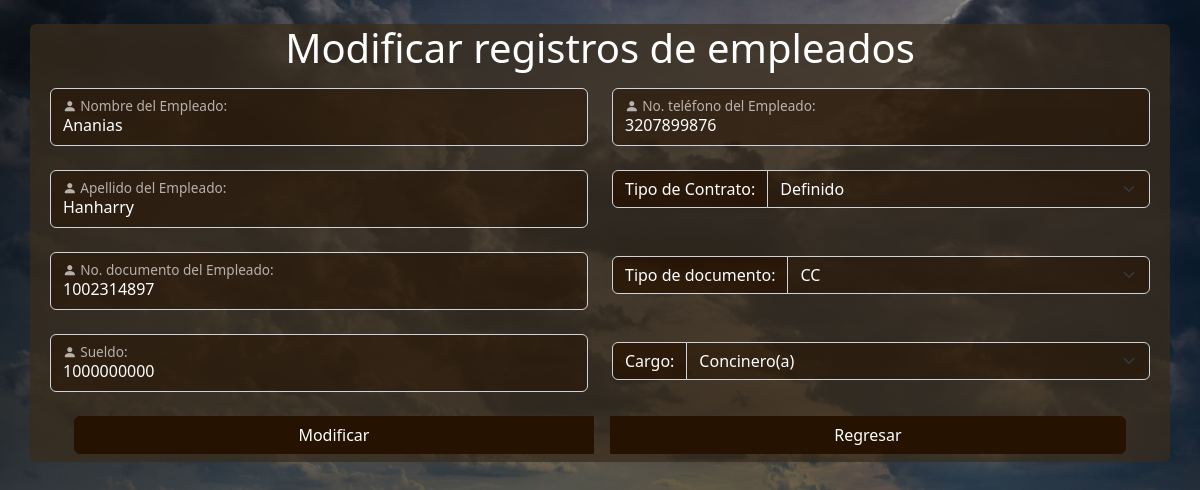
The app's page /empleados/editarEmpleados.php?id=179 (signed in) with its own data.
### tables this page shows
CREATE TABLE `empleados` (
  `idEmpledo` int(11) NOT NULL,
  `nombreEmpleado` varchar(50) NOT NULL,
  `apellidoEmpleado` varchar(50) NOT NULL,
  `documentoEmpleado` int(50) NOT NULL,
  `telefonoEmpleado` varchar(50) NOT NULL,
  `tipodeContrato` varchar(50) NOT NULL,
  `nomina` varchar(12) NOT NULL,
  `idCargo` int(11) NOT NULL,
  `tipoDocumento` varchar(40) NOT NULL
);

CREATE TABLE `car` (
  `idCargo` int(11) NOT NULL,
  `cargo` varchar(30) NOT NULL
);

### empleados/editarEmpleados.php (the view, shortened to what this page needs)
<?php
    $conectar = new Conexion();
    $con = $conectar -> conectarDB();
    $id= $_GET['id'];
    $sql="SELECT * FROM empleados INNER JOIN car ON empleados.idCargo = car.idCargo WHERE idEmpledo='$id' ";
    $modificar= $con->query($sql);
    $dato= $modificar->fetch_array();
?>
<!DOCTYPE html>
<html>
    <head>
    <link rel="stylesheet" href="../css/custom.css">
    <link href ="../libs/bootstrap-icons/bootstrap-icons.css" rel="stylesheet">
    </head>
    <br>
    <body class="text-white">
        <div class="container bg-success  bg-opacity-75 rounded">
        <h1 class="text-center text-white">Modificar  registros de empleados</h1>
            <form action="<?php echo $_SERVER['PHP_SELF']?>" class="p-2"  method="POST">
  <div class="row">
                    <div class="col">
                                    <div class="form-floating mb-4 ">
                                        <input type="text" class="form-control bg-primary bg-opacity-50 text-white" id="nombreEmpleado"
                                        placeholder="Nombre" name="nombreEmpleado" value="<?php echo $dato['nombreEmpleado'];?>" maxlength="25">
                                        <label for="nombreEmpleado" class="text-white"><i class="bi bi-person-fill"></i> Nombre del Empleado:</label>
                                    </div>
                                    <div class="form-floating  mb-4 ">
                                        <input type="text" class="form-control bg-primary bg-opacity-50 text-white" id="apellidoEmpleado"
                                        placeholder="Apellido" name="apellidoEmpleado" value="<?php echo $dato['apellidoEmpleado'];?>" maxlength="25">
                                        <label for="apellidoEmpleado"class="text-white"><i class="bi bi-person-fill"></i> Apellido del Empleado:</label>
                                    </div>
                                        <div class="form-floating mb-4 ">
                                            <input type="text" class="form-control bg-primary bg-opacity-50 text-white" id="documentoEmpleado"
                                            placeholder="No. Documento" name="documentoEmpleado" value="<?php echo $dato['documentoEmpleado'];?>" maxlength="12">
                                            <label for="documentoEmpleado" class="text-white"><i class="bi bi-person-fill"></i> No. documento del Empleado:</label>
                                        </div>
                                        <div class="form-floating mb-4 mt-4">
                                            <input type="text" class="form-control bg-primary bg-opacity-50 text-white" id="nomina"
                                            placeholder="Sueldo" name="nomina" value="<?php echo $dato['nomina'];?>" maxlength="8">
                                            <label for="nomina" class="text-white"><i class="bi bi-person-fill"></i> Sueldo:</label>
                                        </div>
                                </div>
                                <div class="col">
                                    <div class="form-floating mb-4 ">
                                        <input type="text" class="form-control bg-primary bg-opacity-50 text-white" id="telefonoEmpleado"
                                        placeholder="No. Teléfono" name="telefonoEmpleado" value="<?php echo $dato['telefonoEmpleado'];?>" maxlength="12">
                                        <label for="telefonoEmpleado" class="text-white"><i class="bi bi-person-fill"></i> No. teléfono del Empleado:</label>
                                    </div>
                                    <div class="input-group  mt-4 mb-4">
                                        <span class="input-group-text bg-primary bg-opacity-75 text-white"><i class="bi bi--fill"></i>Tipo de Contrato:</span>
                                        <select class="form-select bg-primary bg-opacity-50 text-white" name="tipodeContrato" id="tipodeContrato">
                                                <option ><?php echo $dato['tipodeContrato'];?></option>
                                        </select>
                                    </div>
                                    <div class="input-group mb-4 mt-2">
                                        <span class="input-group-text bg-primary bg-opacity-75 text-white"><i class="bi bi--fill"></i>Tipo de documento:</span>
                                        <select class="form-select bg-primary bg-opacity-50 text-white" name="tipoDocumento" id="tipoDocumento">
                                                <option ><?php echo $dato['tipoDocumento'];?></option>
                                        </select>
                                    </div>
                                    <div class="input-group mb-4 mt-4">
                                    <span class="input-group-text bg-primary bg-opacity-75 text-white"i class="bi bi-fill"></i>Cargo:</span>
                                    <select class="form-select bg-primary bg-opacity-50 text-white" name="cargo" id="cargo">
                                            <option value="<?php echo $dato['idCargo'];?>"> <?php echo $dato['cargo'];?></option>
                                        </select>
                                    </div>
                                </div>
       </div>
            <div class=" ps-4 pe-4 d-grid">
                <div class="btn-group">
                <button  name="modificar" id="modificar" class="btn btn-primary me-2" type="submit">Modificar</button>
                <a   class="btn btn-primary ms-2" type="button" href="http://localhost/prototiposmifag/empleados/tablaEmpleados.php">Regresar</a>
            </div>
            </div>
            </form>
        </div>
    </body>
</html>

### empleados/editarEmpleados.php (style rules this page uses)
body { background: linear-gradient(rgba(0, 0, 0, 0.4), rgba(0, 0, 0, 0.4)), url(../img/llanura2.jpg) ; background-size: cover; background-repeat: no-repeat; background-attachment: fixed; margin: 0; height: 100vh; }

### records on screen
empleados: nombreEmpleado "Ananias", apellidoEmpleado "Hanharry", documentoEmpleado "1002314897", nomina "1000000000", telefonoEmpleado "3207899876", tipodeContrato "Definido", tipoDocumento "CC", cargo "Concinero(a)"
